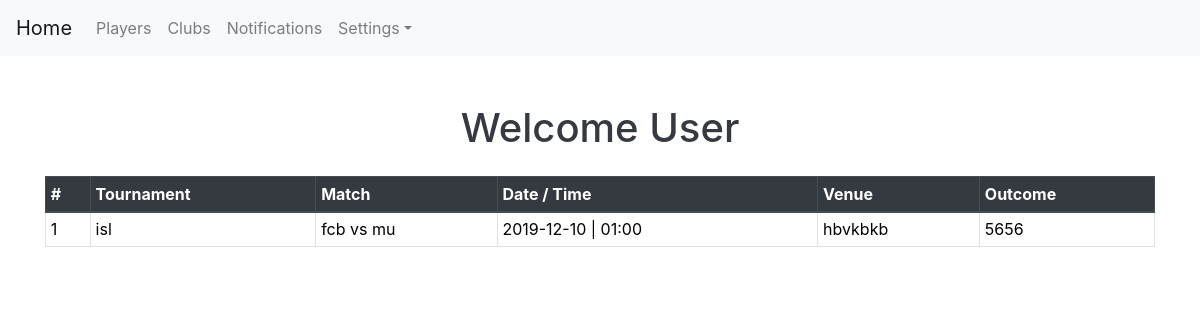
The app's page /user_home (signed in) with its own data.
### myapp/models.py (models this page shows)
class club_games(models.Model):
    club = models.ForeignKey(club_master,  on_delete=models.CASCADE)
    game_name = models.CharField(max_length=150)
    game_sub_name = models.CharField(max_length=150)
    venue_details = models.CharField(max_length=350)
    dt = models.CharField(max_length=50)
    tm = models.CharField(max_length=50)
    status = models.CharField(max_length=150)
    result = models.CharField(max_length=150)

### myapp/views.py (the view)
# urls.py: path('user_home', views.user_home, name='user_home'),
def user_home(request):
    cg_l = club_games.objects.all()
    context = {'uname':request.session['user_name'], 'match_list': cg_l}
    return render(request,'./myapp/user_home.html',context)

### myapp/templates/myapp/user_home.html (shortened to what this page needs)
{% extends 'myapp/user_base.html' %}
{% load static %}
{% block body %}
    <div class="container">
    <h1 class="text-dark text-center mt-5 mb-4">Welcome User</h1>
    <table class="tablecenterheadCSS table table-hover table-bordered table-sm">
        <thead class="thead-dark">
        <tr>
            <th>#</th>
            <th>Tournament</th>
            <th>Match</th>
            <th>Date / Time</th>
            <th>Venue</th>
            <th>Outcome</th>
        </tr>
        </thead>
        {% for cm in match_list %}
        <tbody>
        <tr>
            <td>{{ forloop.counter }}</td>
            <td>{{ cm.game_name }}</td>
            <td>{{ cm.game_sub_name}}</td>
            <td>{{ cm.dt}} | {{cm.tm}}</td>
            <td>{{ cm.venue_details}}</td>
            <td>{{ cm.result}}</td>
        </tr>
        {% endfor %}
    </table>
</div>
{% endblock %}

### myapp/templates/myapp/user_base.html (style rules this page uses)
body { background-repeat: no-repeat; background-attachment: fixed; background-size: cover; }

### records on screen
club_games: game_name "isl", game_sub_name "fcb vs mu", dt "2019-12-10", tm "01:00", venue_details "hbvkbkb", result "5656"
